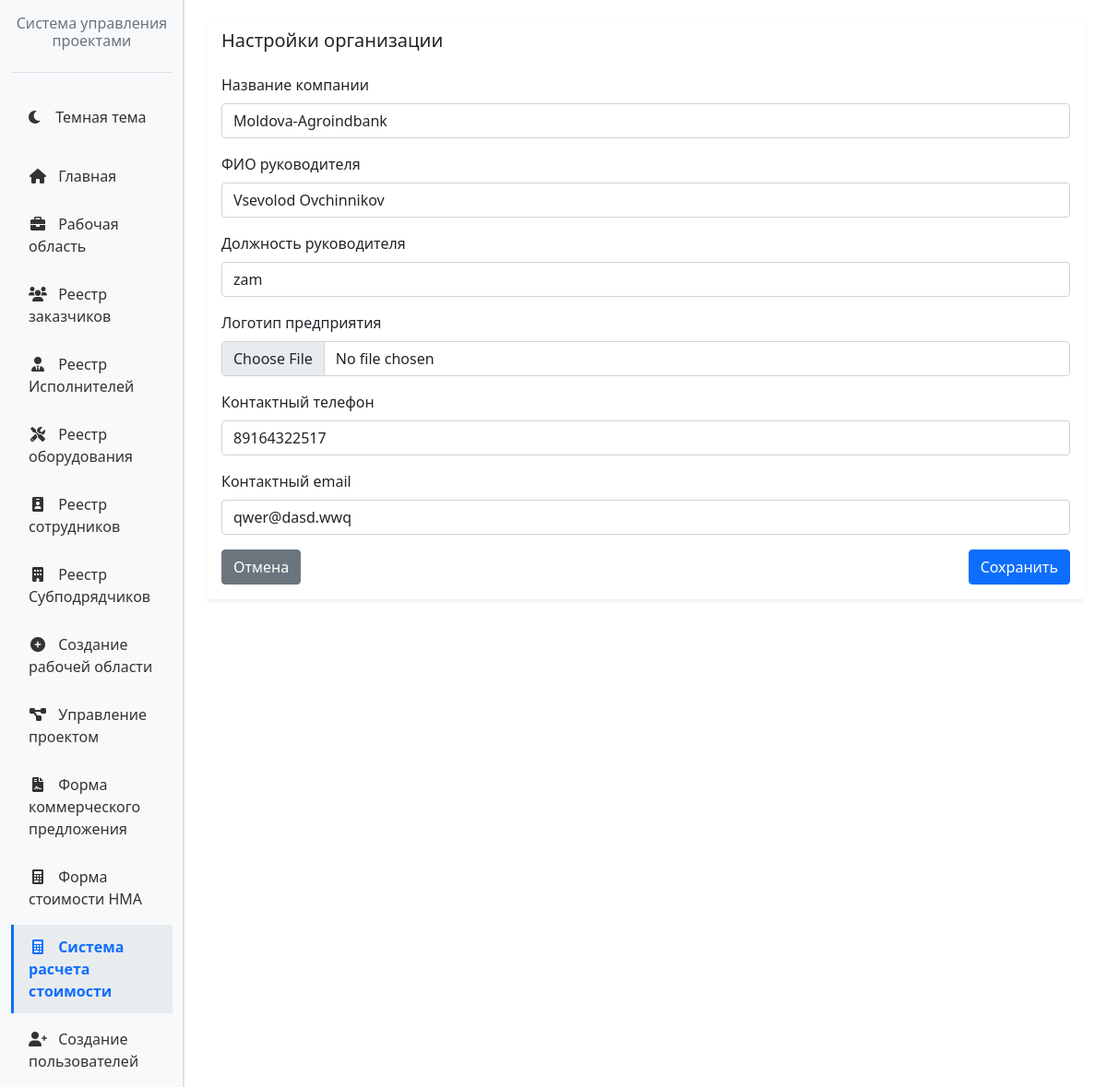
Page /itcost/settings/ (signed in) on the committed database.
### itcost/models.py (models this page shows, shortened)
class OrganizationSettings(models.Model):
    company_name = models.CharField(
        max_length=255, verbose_name="Название компании", blank=True
    )
    director_full_name = models.CharField(
        max_length=255, verbose_name="ФИО руководителя", blank=True
    )
    director_position = models.CharField(
        max_length=255, verbose_name="Должность руководителя", blank=True
    )
    logo = models.ImageField(
        upload_to="organization_logos/",
        verbose_name="Логотип предприятия",
        blank=True,
        null=True,
    )
    contact_phone = models.CharField(
        max_length=32, verbose_name="Контактный телефон", blank=True
    )
    contact_email = models.EmailField(verbose_name="Контактный email", blank=True)
    updated_at = models.DateTimeField(auto_now=True)
    class Meta:
        verbose_name = "Настройки организации"
        verbose_name_plural = "Настройки организации"

### itcost/views.py (the view, shortened to what this page needs)
# urls.py: path("settings/", views.OrganizationSettingsUpdateView.as_view(), name="settings"),
class OrganizationSettingsUpdateView(LoginRequiredMixin, UpdateView):
    template_name = "itcost/organization_settings_form.html"
    form_class = OrganizationSettingsForm
    success_url = reverse_lazy("itcost:settings")
    def get_object(self, queryset=None):
        settings_obj, _ = OrganizationSettings.objects.get_or_create(
            pk=1,
            defaults={
                "company_name": "",
                "director_full_name": "",
                "director_position": "",
                "contact_phone": "",
                "contact_email": "",
            },
        )
        return settings_obj

### itcost/forms.py
class OrganizationSettingsForm(StyledFormMixin, forms.ModelForm):
    class Meta:
        model = OrganizationSettings
        fields = [
            "company_name",
            "director_full_name",
            "director_position",
            "logo",
            "contact_phone",
            "contact_email",
        ]

### itcost/forms.py (called while the page is built)
    def _apply_styling(self):
        for field in self.fields.values():
            css_class = field.widget.attrs.get("class", "")
            if "form-control" not in css_class and "form-select" not in css_class and not isinstance(
                field.widget, forms.CheckboxInput
            ):
                field.widget.attrs["class"] = f"{css_class} form-control".strip()

### itcost/templates/itcost/organization_settings_form.html (shortened to what this page needs)
{% extends "itcost/base_with_sidebar.html" %}
{% block main_content %}
    <div class="card shadow-sm border-0">
        <div class="card-header bg-transparent border-bottom-0">
            <h5 class="mb-0">Настройки организации</h5>
        </div>
        <div class="card-body">
            <form method="post" enctype="multipart/form-data">
                {% for field in form %}
                    <div class="mb-3">
                        <label class="form-label">{{ field.label }}{% if field.field.required %} *{% endif %}</label>
                        {{ field }}
                    </div>
                {% endfor %}
                <div class="d-flex justify-content-between">
                    <a href="{% url 'itcost:dashboard' %}" class="btn btn-secondary">Отмена</a>
                    <button type="submit" class="btn btn-primary">Сохранить</button>
                </div>
            </form>
        </div>
    </div>
</div>
{% endblock main_content %}

### rows in the picture
OrganizationSettings: form "Moldova-Agroindbank" "Vsevolod Ovchinnikov" "zam" "89164322517" "qwer@dasd.wwq"

### other values in the picture
{{ field.label }} "Название компании" "ФИО руководителя" "Должность руководителя" "Логотип предприятия" "Контактный телефон" "Контактный email"
